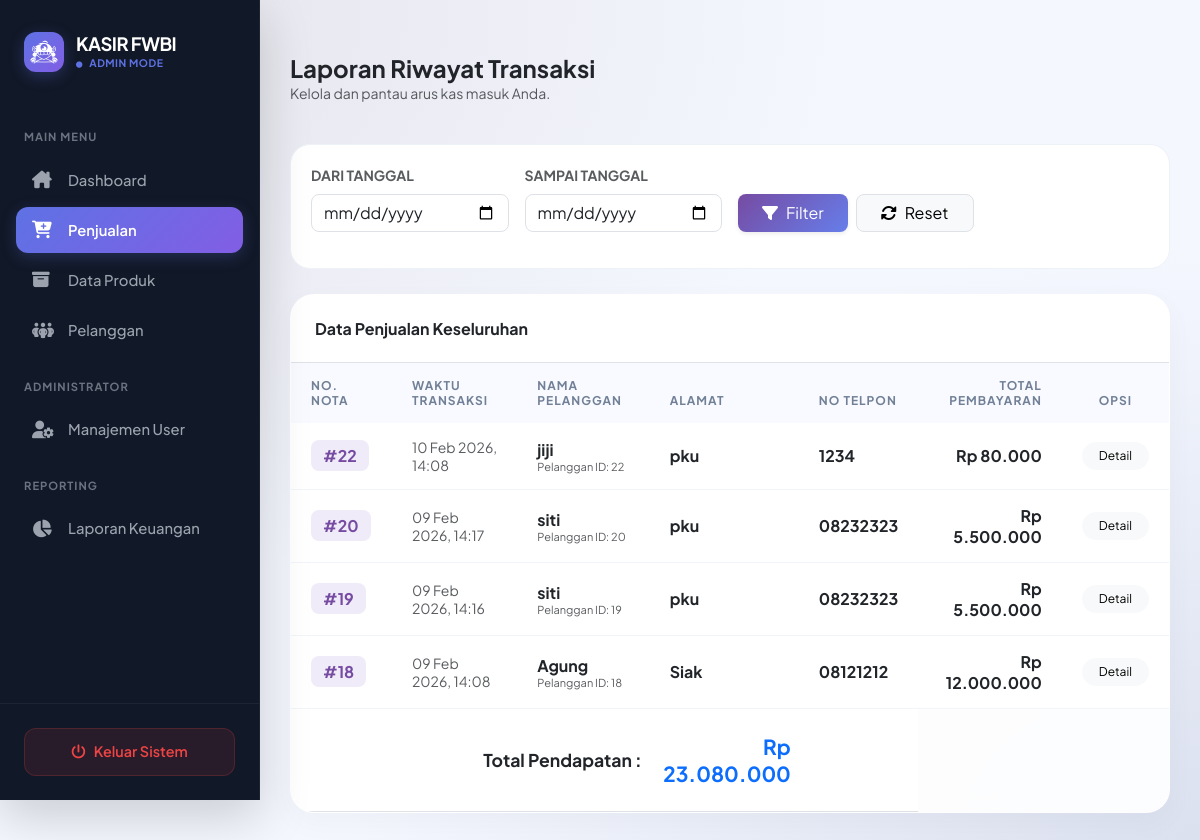
/admin/penjualan/index.php (signed in), run on the app's committed database.
### tables this page shows
CREATE TABLE `penjualan` (
  `PenjualanID` int(11) NOT NULL,
  `TanggalPenjualan` datetime NOT NULL DEFAULT current_timestamp(),
  `TotalHarga` decimal(10,2) NOT NULL,
  `PelangganID` int(11) NOT NULL
);

CREATE TABLE `pelanggan` (
  `PelangganID` int(11) NOT NULL,
  `NamaPelanggan` varchar(255) NOT NULL,
  `Alamat` text NOT NULL,
  `NomorTelepon` varchar(15) NOT NULL
);

### admin/penjualan/index.php (the view, shortened to what this page needs)
<?php
include '../../main/connect.php';
$tgl_mulai = $_GET['tgl_mulai'] ?? '';
$tgl_selesai = $_GET['tgl_selesai'] ?? '';
?>
<!DOCTYPE html>
<html lang="id">
<head>
    <link href="https://cdn.jsdelivr.net/npm/bootstrap@5.3.0/dist/css/bootstrap.min.css" rel="stylesheet">
    <link rel="stylesheet" href="https://cdnjs.cloudflare.com/ajax/libs/font-awesome/6.4.0/css/all.min.css">
</head>
<body>
<div class="d-flex">
    <div class="no-print">
        <?php include '../../template/sidebar.php'; ?>
    </div>
    <div class="main-content">
        <div class="d-flex justify-content-between align-items-center mb-4">
            <div>
                <h4 class="fw-bold text-dark mb-0">Laporan Riwayat Transaksi</h4>
                <p class="text-muted small">Kelola dan pantau arus kas masuk Anda.</p>
            </div>
        </div>
        <div class="filter-section no-print">
            <form method="GET" class="row g-3 align-items-end">
                <div class="col-md-3">
                    <label class="form-label small fw-bold text-muted">DARI TANGGAL</label>
                    <input type="date" name="tgl_mulai" class="form-control rounded-3" value="<?= $tgl_mulai; ?>" required>
                </div>
                <div class="col-md-3">
                    <label class="form-label small fw-bold text-muted">SAMPAI TANGGAL</label>
                    <input type="date" name="tgl_selesai" class="form-control rounded-3" value="<?= $tgl_selesai; ?>" required>
                </div>
                <div class="col-md-4 d-flex gap-2">
                    <button type="submit" class="btn btn-primary px-4 rounded-3 shadow-sm" style="background: var(--primary-gradient); border: none;">
                        <i class="fas fa-filter me-2"></i>Filter
                    </button>
                    <a href="index.php" class="btn btn-light px-4 rounded-3 border">
                        <i class="fas fa-sync-alt me-2"></i>Reset
                    </a>
                </div>
            </form>
        </div>
        <div class="report-card">
            <div class="p-4 bg-white border-bottom">
                <h6 class="fw-bold mb-0 text-dark">Data Penjualan Keseluruhan</h6>
            </div>
            <div class="table-responsive">
                <table class="table table-hover mb-0">
                    <thead>
                        <tr>
                            <th>No. Nota</th>
                            <th>Waktu Transaksi</th>
                            <th>Nama Pelanggan</th>
                            <th>ALAMAT</th>
                            <th>NO TELPON</th>
                            <th class="text-end">Total Pembayaran</th>
                            <th class="text-center no-print">Opsi</th>
                        </tr>
                    </thead>
                    <tbody>
                        <?php
                        $grand_total = 0;
                        if ($tgl_mulai != '' && $tgl_selesai != '') {
                            $query_str = "SELECT * FROM penjualan
                                          JOIN pelanggan ON penjualan.PelangganID = pelanggan.PelangganID
                                          WHERE TanggalPenjualan BETWEEN '$tgl_mulai 00:00:00' AND '$tgl_selesai 23:59:59'
                                          ORDER BY PenjualanID DESC";
                        } else {
                            $query_str = "SELECT * FROM penjualan
                                          JOIN pelanggan ON penjualan.PelangganID = pelanggan.PelangganID
                                          ORDER BY PenjualanID DESC";
                        }
                        $sql = mysqli_query($conn, $query_str);
                        while($d = mysqli_fetch_array($sql)){
                            $grand_total += $d['TotalHarga'];
                        ?>
                        <tr>
                            <td><span class="badge-nota">#<?= $d['PenjualanID']; ?></span></td>
                            <td class="text-muted small"><?= date('d M Y, H:i', strtotime($d['TanggalPenjualan'])); ?></td>
                            <td>
                                <div class="fw-bold text-dark"><?= $d['NamaPelanggan']; ?></div>
                                <div class="text-muted" style="font-size: 11px;">Pelanggan ID: <?= $d['PelangganID']; ?></div>
                            </td>
                            <td>
                                <div class="fw-bold text-dark"><?= $d['Alamat']; ?></div>
                            </td>
                            <td>
                                <div class="fw-bold text-dark"><?= $d['NomorTelepon']; ?></div>
                            </td>
                            <td class="text-end fw-bold text-dark">
                                Rp <?= number_format($d['TotalHarga'], 0, ',', '.'); ?>
                            </td>
                            <td class="text-center no-print">
                                <a href="detail.php?id=<?= $d['PenjualanID']; ?>" class="btn btn-sm btn-light rounded-pill px-3" style="font-size: 12px;">
                                    Detail
                                </a>
                            </td>
                        </tr>
                        <?php } ?>
                    </tbody>
                    <tfoot class="total-row">
                        <tr>
                            <th colspan="3" class="text-end py-4">Total Pendapatan :</th>
                            <th class="text-end py-4 text-primary fw-bold" style="font-size: 1.3rem;">
                                Rp <?= number_format($grand_total, 0, ',', '.'); ?>
                            </th>
                            <th class="no-print"></th>
                        </tr>
                    </tfoot>
                </table>
            </div>
        </div>
    </div>
</div>
</body>
</html>

### admin/penjualan/index.php (style rules this page uses)
:root { --primary-gradient: linear-gradient(135deg, #764ba2 0%, #667eea 100%); --glass-bg: rgba(255, 255, 255, 0.9); }
body { font-family: 'Plus Jakarta Sans', sans-serif; background-color: #f4f7fe; background-image: radial-gradient(at 0% 0%, hsla(253,16%,90%,1) 0, transparent 50%), radial-gradient(at 100% 100%, hsla(225,39%,90%,1) 0, transparent 50%); min-height: 100vh; }
.main-content { padding: 30px; width: 100%; }
.report-card { background: var(--glass-bg); backdrop-filter: blur(10px); border: 1px solid rgba(255, 255, 255, 0.5); border-radius: 24px; box-shadow: 0 10px 30px rgba(0, 0, 0, 0.03); overflow: hidden; }
.filter-section { background: white; border-radius: 20px; padding: 20px; margin-bottom: 25px; border: 1px solid #edf2f7; }
.table thead th { background: #f8faff; color: #718096; font-size: 0.75rem; text-transform: uppercase; letter-spacing: 1px; padding: 15px 20px; border: none; }
.table tbody td { padding: 15px 20px; border-bottom: 1px solid #f1f4f8; vertical-align: middle; }
.badge-nota { background: #f0ebf8; color: #764ba2; font-weight: 700; padding: 5px 12px; border-radius: 8px; }
.total-row { background: #fdfdff; font-size: 1.1rem; }

### template/sidebar.php (style rules this page uses)
:root { --sidebar-bg: #111827; --accent-color: #5e72e4; --hover-bg: rgba(255, 255, 255, 0.05); --text-gray: #9ca3af; }

### data on the page
penjualan: PenjualanID "22", TanggalPenjualan "10 Feb 2026, 14:08", PelangganID.NamaPelanggan "jiji", PelangganID.PelangganID "22", PelangganID.Alamat "pku", PelangganID.NomorTelepon "1234", TotalHarga "80.000"
penjualan: PenjualanID "20", TanggalPenjualan "09 Feb 2026, 14:17", PelangganID.NamaPelanggan "siti", PelangganID.PelangganID "20", PelangganID.Alamat "pku", PelangganID.NomorTelepon "08232323", TotalHarga "5.500.000"
penjualan: PenjualanID "19", TanggalPenjualan "09 Feb 2026, 14:16", PelangganID.NamaPelanggan "siti", PelangganID.PelangganID "19", PelangganID.Alamat "pku", PelangganID.NomorTelepon "08232323", TotalHarga "5.500.000"
penjualan: PenjualanID "18", TanggalPenjualan "09 Feb 2026, 14:08", PelangganID.NamaPelanggan "Agung", PelangganID.PelangganID "18", PelangganID.Alamat "Siak", PelangganID.NomorTelepon "08121212", TotalHarga "12.000.000"

### other printed values
$_SESSION['role'] "ADMIN"
$grand_total "23.080.000"
